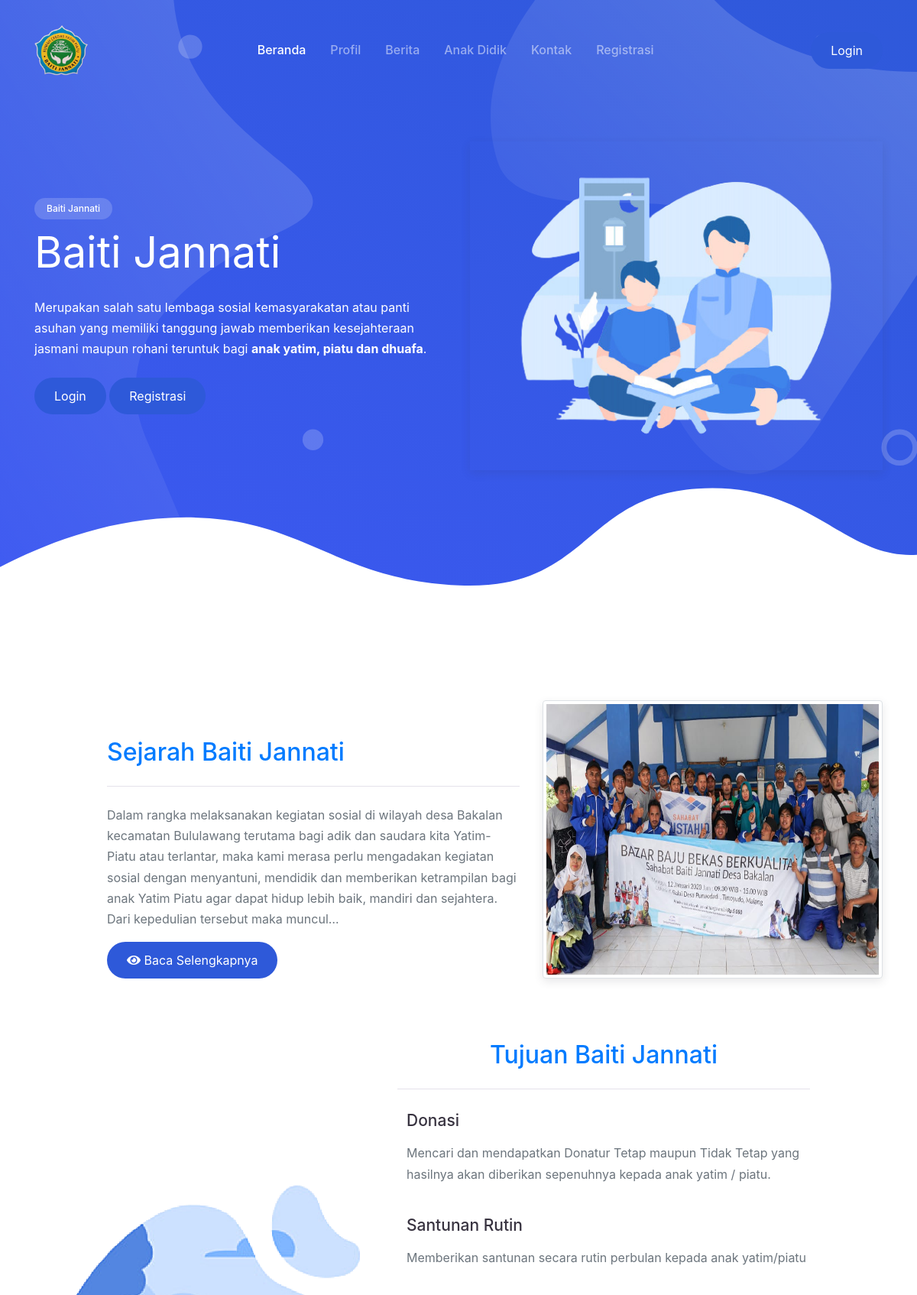
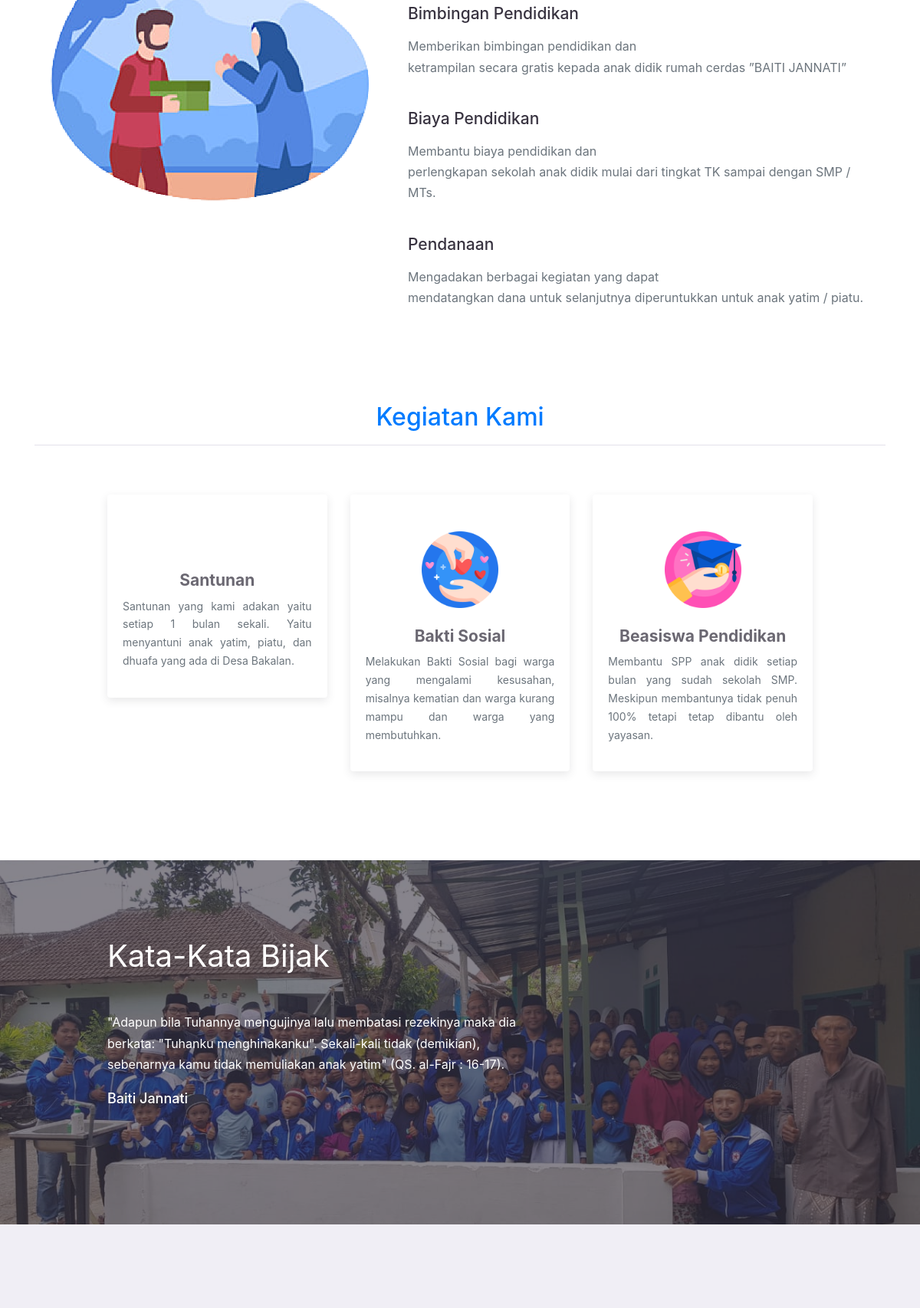
The page / (upper part) on the database its author committed (2 pictures, top to bottom).
### tables this page shows
CREATE TABLE `pengaturan` (
  `id_pengaturan` int(11) NOT NULL,
  `id_user` int(11) NOT NULL,
  `sejarah` text NOT NULL,
  `kondisi` text NOT NULL,
  `foto` varchar(128) NOT NULL,
  `mitra_berbagi` text NOT NULL,
  `motivasi` text NOT NULL,
  `created_at` datetime NOT NULL DEFAULT CURRENT_TIMESTAMP,
  `updated_at` datetime DEFAULT NULL ON UPDATE CURRENT_TIMESTAMP
);

CREATE TABLE `tujuan` (
  `id_tujuan` int(11) NOT NULL,
  `id_user` int(11) NOT NULL,
  `judul` varchar(128) NOT NULL,
  `deskripsi` varchar(256) NOT NULL,
  `created_at` datetime NOT NULL DEFAULT CURRENT_TIMESTAMP,
  `updated_at` datetime DEFAULT NULL ON UPDATE CURRENT_TIMESTAMP
);

### application/controllers/beranda.php (called while the page is built, shortened)
<?php
class Beranda extends CI_Controller
{
    public function __construct()
    {
        $this->load->model('admin/Pengaturan_model');
        $this->load->model('admin/Tujuan_model');
        $this->load->library('form_validation');
        $this->load->helper('text');
    }
    public function index()
    {
        $data['pengaturan'] = $this->Pengaturan_model->showPengaturan();
        $data['tujuan'] = $this->Tujuan_model->showtujuan();
        $data['title'] = 'Baiti Jannati | Beranda';
        $this->load->view('template/header', $data);
        $this->load->view('index', $data);
        $this->load->view('template/footer', $data);
    }
}

### index.php (called while the page is built, shortened)
<?php
require_once BASEPATH.'core/CodeIgniter.php';

### application/models/admin/Pengaturan_model.php (called while the page is built, shortened)
<?php
class Pengaturan_model extends CI_Model
{
    public function showPengaturan()
    {
        $this->db->select('pengaturan.*, user.name');
        $this->db->join('user', 'pengaturan.id_user = user.id_user');
        return $this->db->get('pengaturan')->result();
    }
}

### application/models/admin/Tujuan_model.php (called while the page is built, shortened)
<?php
class Tujuan_model extends CI_Model
{
    public function showtujuan()
    {
        return $this->db->get('tujuan')->result();
    }
}

### application/views/index.php (the view, shortened to what this page needs)
<body>
    <div class="page-hero-section bg-image hero-home-2"
        style="background-image: url(<?= base_url(); ?>assets/user/img/bg_hero_2.svg);">
        <div class="hero-caption">
            <div class="container fg-white h-100">
                <div class="row align-items-center h-100">
                    <div class="col-lg-6 wow fadeInUp">
                        <div class="badge badge-soft mb-2">Baiti Jannati</div>
                        <h1 class="mb-4 fw-normal">Baiti Jannati</h1>
                        <p class="mb-4">Merupakan salah satu lembaga sosial
                            kemasyarakatan atau panti asuhan yang memiliki tanggung jawab memberikan
                            kesejahteraan jasmani maupun rohani teruntuk bagi <b>anak yatim, piatu dan dhuafa</b>.</p>
                        <a href="<?= base_url('auth'); ?>" class="btn btn-primary rounded-pill">Login</a>
                        <a href="<?= base_url('auth/registration'); ?>"
                            class="btn btn-primary rounded-pill">Registrasi</a>
                    </div>
                    <div class="col-lg-6 d-none d-lg-block wow zoomIn">
                        <div class="img-place shadow floating-animate">
                            <img src="<?= base_url(); ?>assets/user/img/gambar.png" alt="">
                        </div>
                    </div>
                </div>
            </div>
        </div>
    </div>
    <div class="page-section">
        <div class="container">
            <div class="row">
                <div class="col-lg-6 offset-lg-1 py-3 mt-lg-5 wow fadeInUp">
                    <h3 class="mb-4 text-primary">Sejarah Baiti Jannati</h3>
                    <hr>
                    <div class="text-muted">
                        <p class="mb-4" align="justify"> <?php
                        foreach ($pengaturan as $ad) : ?>
                            <?php echo word_limiter($ad->sejarah,50 ); ?>
                        </p>
                        <a href="<?= base_url('profile') ?>" class="btn btn-primary rounded-pill">
                            <i class="fas fa-eye"></i> Baca
                            Selengkapnya
                        </a>
                    </div>
                </div>
                <div class="col-lg-5 py-3">
                    <div class="img-place img-thumbnail  shadow wow zoomIn">
                        <img src="<?= base_url('assets/images/pengaturan/') . $ad->foto ?>  ">
                    </div>
                </div>
            </div>
            <div class="row">
                <div class="col-lg-5 py-3">
                    <div class="img-place wow zoomIn">
                        <img src="<?= base_url(); ?>assets/user/img/gambar5.png" alt="" width="50px">
                    </div>
                </div>
                <?php endforeach ?>
                <div class="col-lg-6 py-3 mt-lg-5">
                    <center>
                        <h3 class="mb-4 text-primary">Tujuan Baiti Jannati</h3>
                        <hr>
                    </center>
                    <?php  $no = 1;
                        foreach ($tujuan as $ad) :  ?>
                    <div class="iconic-list">
                        <div class="iconic-item wow fadeInUp">
                            <div class="iconic-content">
                                <h5><?= $ad->judul ?></h5>
                                <div class="text-muted">
                                    <p class="fs-small"><?= $ad->deskripsi ?></p>
                                </div>
                            </div>
                        </div>
                    </div>
                    <?php endforeach ?>
                </div>
                <div class="container">
                    <h3 class="text-center wow fadeIn text-primary">Kegiatan Kami</h3>
                    <hr>
                    <div class="row justify-content-center mt-5">
                        <div class="col-lg-10">
                            <div class="row justify-content-center">
                                <div class="col-md-6 col-lg-4 py-3 wow fadeInLeft">
                                    <div class="card card-body border-0 text-center shadow pt-5">
                                        <h5 class="fg-gray"><b>Santunan</b></h5>
                                        <div class="text-muted">
                                            <p align="justify" class="fs-small">Santunan yang kami adakan yaitu
                                                setiap 1
                                                bulan
                                                sekali.
                                                Yaitu menyantuni anak
                                                yatim, piatu, dan dhuafa yang ada di Desa Bakalan.</p>
                                        </div>
                                    </div>
                                </div>
                                <div class="col-md-6 col-lg-4 py-3 wow fadeInUp">
                                    <div class="card card-body border-0 text-center shadow pt-5">
                                        <div class="svg-icon mx-auto mb-4">
                                            <img src="<?= base_url(); ?>assets/user/img/icons/love2.png" width="100px"
                                                alt="">
                                        </div>
                                        <h5 class="fg-gray"><b>Bakti Sosial</b></h5>
                                        <div class="text-muted">
                                            <p align="justify" class="fs-small">Melakukan Bakti Sosial bagi warga
                                                yang
                                                mengalami
                                                kesusahan, misalnya
                                                kematian dan warga kurang mampu dan warga yang membutuhkan.</p>
                                        </div>
                                    </div>
                                </div>
                                <div class="col-md-6 col-lg-4 py-3 wow fadeInRight">
                                    <div class="card card-body border-0 text-center shadow pt-5">
                                        <div class="svg-icon mx-auto mb-4">
                                            <img src="<?= base_url(); ?>assets/user/img/icons/education.png"
                                                width="100px" alt="">
                                        </div>
                                        <h5 class="fg-gray"><b>Beasiswa Pendidikan</b></h5>
                                        <div class="text-muted">
                                            <p align="justify" class="fs-small">Membantu SPP anak didik setiap bulan
                                                yang sudah
                                                sekolah SMP. Meskipun membantunya
                                                tidak penuh 100% tetapi tetap dibantu oleh yayasan. </p>
                                        </div>
                                    </div>
                                </div>
                            </div>
                        </div>
                    </div>
                </div>
            </div>
        </div>
    </div>
    <div class="page-section bg-image bg-image-overlay-dark"
        style="background-image: url(<?= base_url(); ?>assets/user/img/gambar_baiti.jpg);">
        <div class="container fg-white">
            <div class="row">
                <div class="col-md-8 col-lg-6 offset-lg-1 wow fadeInUp">
                    <h2 class="mb-5 fg-white fw-normal">Kata-Kata Bijak</h2>
                    <?php foreach ($pengaturan as $ad) : ?>
                    <p class="fs-large font-italic"> <?php echo $ad->motivasi; ?></p>
                    <?php endforeach?>
                    <p class="fs-large fg-grey fw-medium mb-5">Baiti Jannati</p>
                </div>
            </div>
        </div>
    </div>
    <div class="page-section bg-light">
        <div class="container">
            <div class="row justify-content-center align-items-center">
                <div class="col-lg-7 py-3 no-scroll-x">
                </div>
            </div>
        </div>
    </div>
</body>

### assets/user/css/mobster.css (style rules this page uses)
:root { --primary: #4e73df; --secondary: #A52EFF; --success: #0ABF9E; --warning: #E89E09; --info: #4699F8; --danger: #F13057; --indigo: #602FDA; --dark: #383340; --light: #F0EEF5; --gray: #6b6872; --white: #fff; --font-family: 'Quicksand', Arial, Helvetica, sans-serif; --line-height: 1.7; --font-family-sans-serif: "Nunito", -apple-system, BlinkMacSystemFont, "Segoe UI", Roboto, "Helvetica Neue", Arial, sans-serif, "Apple Color Emoji", "Segoe UI Emoji", "Segoe UI Symbol", "Noto Color Emoji"; --font-family-monospace: SFMono-Regular, Menlo, Monaco, Consolas, "Liberation Mono", "Courier New", monospace; }
body { font-family: "Nunito", -apple-system, BlinkMacSystemFont, "Segoe UI", Roboto, "Helvetica Neue", Arial, sans-serif, "Apple Color Emoji", "Segoe UI Emoji", "Segoe UI Symbol", "Noto Color Emoji"; font-size: 16px; line-height: 1.7; color: #383340; }
a { color: #526bf5; }
h1, h2, h3, h4, h5, h6, .h1, .h2, .h3, .h4, .h5, .h6 { line-height: 1.25; }
h1, .h1 { font-size: 3rem; }
h2, .h2 { font-size: 2.5rem; }
h3, .h3 { font-size: 2rem; }
h5, .h5 { font-size: 1.3125rem; }
hr { border-color: #E4E1EB; }
.no-scroll-x { overflow-x: hidden; }
.fs-small { font-size: 14px !important; }
.fs-large { font-size: 18px !important; }
.fw-normal { font-weight: 400 !important; }
.fw-medium { font-weight: 500 !important; }
.bg-light { background-color: #F0EEF5 !important; }
.fg-gray { color: #6B6872 !important; }
.fg-white { color: #fff !important; }
.shadow { box-shadow: 0 0.25rem 0.75rem rgba(56, 51, 64, 0.115) !important; }
.bg-image { background-size: cover; background-position: center center; background-repeat: no-repeat; }
.bg-image-overlay-dark::before { content: ''; position: absolute; top: 0; left: 0; width: 100%; height: 100%; background-color: rgba(56, 51, 64, 0.6); }
.img-place { position: relative; display: flex; justify-content: center; align-items: center; margin: 0 auto; width: 100%; height: 100%; text-align: center; overflow: hidden; }
.img-place > img { width: 100%; height: 100%; }
.iconic-list { position: relative; list-style: none; padding-left: 0; }
.iconic-item { display: flex; flex-direction: row; flex-wrap: no-wrap; padding: 12px 0; }
.iconic-item .iconic-content { margin-left: 12px; flex-basis: calc(100% - 100px); }
.btn { padding: 10px 24px; border-width: 2px; }
.btn-primary { color: #ffffff; background-color: #2e59d9; border-color: transparent !important; }
.page-hero-section { position: relative; height: 100vh; }
.page-hero-section h1 { font-size: 3.5rem; }
.page-hero-section .hero-caption { height: 100%; }
.page-section { position: relative; padding-top: 100px; padding-bottom: 100px; }
.page-section:not(.fg-white) h1, .page-section:not(.fg-white) h2, .page-section:not(.fg-white) h3 { color: #6b6872; }
.floating-animate { animation: bounceLimit 4s linear infinite; }
.hero-home-2 { min-height: 780px; }
.hero-home-2 .badge-soft { padding: 8px 16px; border-radius: 50rem; background-color: rgba(255, 255, 255, 0.175); font-weight: 500; }

### rows shown on the page
pengaturan: sejarah "Dalam rangka melaksanakan kegiatan sosial di wilayah desa Bakalan kecamatan Bululawang terutama bagi adik dan saudara kita Yatim-Piatu atau terlantar, maka kami merasa perlu mengadakan kegiatan sosial dengan menyantuni, mendidik dan memberikan ketrampilan bagi anak Yatim Piatu agar dapat hidup lebih baik, mandiri dan sejahtera. Dari kepedulian tersebut maka muncul…", foto (picture), motivasi "\"Adapun bila Tuhannya mengujinya lalu membatasi rezekinya maka dia berkata: \"Tuhanku menghinakanku\". Sekali-kali tidak (demikian), sebenarnya kamu tidak memuliakan anak yatim\" (QS. al-Fajr : 16-17)."
tujuan: judul "Donasi", deskripsi "Mencari dan mendapatkan Donatur Tetap maupun Tidak Tetap yang hasilnya akan diberikan sepenuhnya kepada anak yatim / piatu."
tujuan: judul "Santunan Rutin", deskripsi "Memberikan santunan secara rutin perbulan kepada anak yatim/piatu"
tujuan: judul "Bimbingan Pendidikan", deskripsi "Memberikan bimbingan pendidikan dan ketrampilan secara gratis kepada anak didik rumah cerdas ”BAITI JANNATI”"
tujuan: judul "Biaya Pendidikan", deskripsi "Membantu biaya pendidikan dan perlengkapan sekolah anak didik mulai dari tingkat TK sampai dengan SMP / MTs."
tujuan: judul "Pendanaan", deskripsi "Mengadakan berbagai kegiatan yang dapat mendatangkan dana untuk selanjutnya diperuntukkan untuk anak yatim / piatu."
